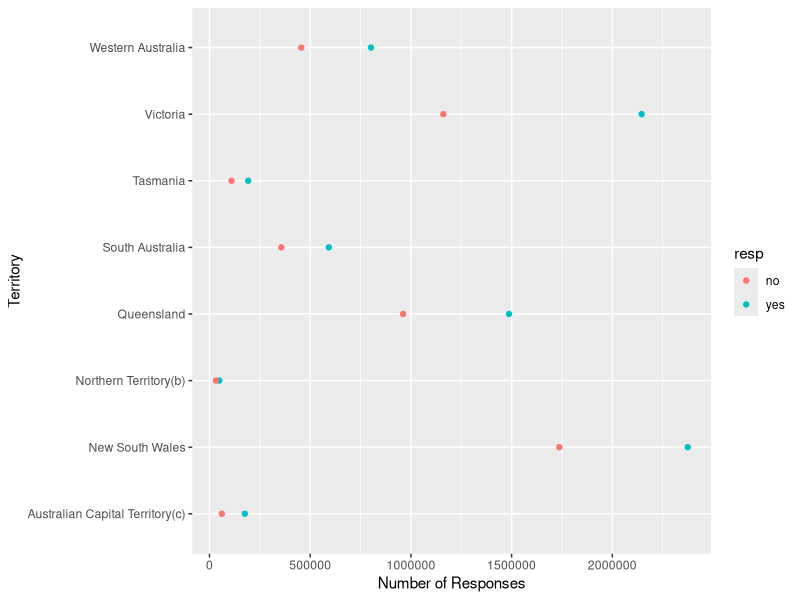
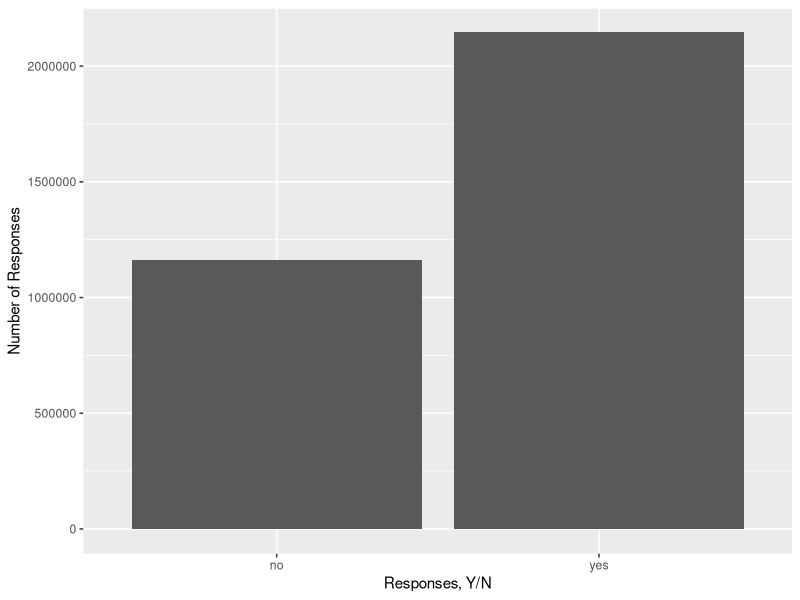

The R script that drew these images, in order: (Note: this script raises an error after producing the figures.)
## ---- chunk 1
library(dplyr)
library(readr)
library(ggplot2)
library(tidyverse)
library(plyr)
library(tidyr)
library(scales)
## ---- chunk 2
australian_marriage_survey_responses <- read.csv("_data/australian_marriage_tidy.csv")
view(australian_marriage_survey_responses)
## ---- chunk 3
#This data set is a record of Australians' support or non-support of a new marriage law (don't know what it is), and the responses are organized by the state/province the respondents reside in.

#I'm going to try and break the data down and show the range of "yes" votes per territory as well as that for "no".
## ---- chunk 4
colnames(australian_marriage_survey_responses)
## ---- chunk 5
#These column names are pretty straightforward so I'm not going to rename them. 

#Update: R kept getting confused by the column "count" so I'm renaming it to "num_responses"
## ---- chunk 6
names(australian_marriage_survey_responses)[names(australian_marriage_survey_responses) == 'count'] <- 'num_responses'

names(australian_marriage_survey_responses)[names(australian_marriage_survey_responses) == 'yn_responses'] <- 'resp'

colnames(australian_marriage_survey_responses)
## ---- chunk 7
ggplot(australian_marriage_survey_responses, aes(x=num_responses,y=territory,color=resp)) +geom_point() + xlab("Number of Responses") + ylab("Territory")
## ---- chunk 8
#Above is my bivariate visual. For whatever reason it just wouldn't let me change the label for the color/fill. I can include it in the code, it just won't change it.

#So above, the y-axis is the different territories respondents are from and the x-axis is the number of responses. I wanted to show (in more easily readable fashion) the number of yes and no responses to this proposed-law for each state. As you can see, the red dots are "no" and the blue are "yes." Since it'd be hard to get the exact number of "yes" and "no" responses from the points alone, I'm going to pick one territory as an example and present the values as a univariate visual.
## ---- chunk 9
australian_survey_response_1 <- australian_marriage_survey_responses %>%
  select(territory, num_responses, resp) %>%
  filter(territory == "Victoria") %>%
  view()
## ---- chunk 10
ggplot(australian_survey_response_1, aes(y=num_responses,x=resp)) + geom_bar(position="stack",stat="identity") + labs(x="Responses, Y/N", y="Number of Responses") 

#Below is a simple bar graph showing the "yes" and "no" votes in the territory of Victoria. The majority of respondents voted "yes." 
## ---- chunk 11
australian_survey_response_2 <- australian_marriage_survey_responses %>%
  mutate(percent = num_responses/sum(num_responses)*100) %>%
## ---- chunk 12
ggplot(australian_survey_response_2, aes(fill=resp,x=territory,y=percent))+geom_bar(position = "stack",stat="identity") + ylab("Percentage of Responses") + xlab("Territory") + labs(fill= "Responses") + coord_flip() 

#In order to make this graph, I first added a column, using mutate(), which converted the vote counts (for "yes" and "no") into percentages. Then I created a percentage bar graph, made the response variable the fill color(s), and stacked the percentages. This graph is useful as a quick overview of how many people voted "yes" or "no" in this postal survey, and unlike the very first graph, the figures are much more easily gathered in this format than with a point chart 
